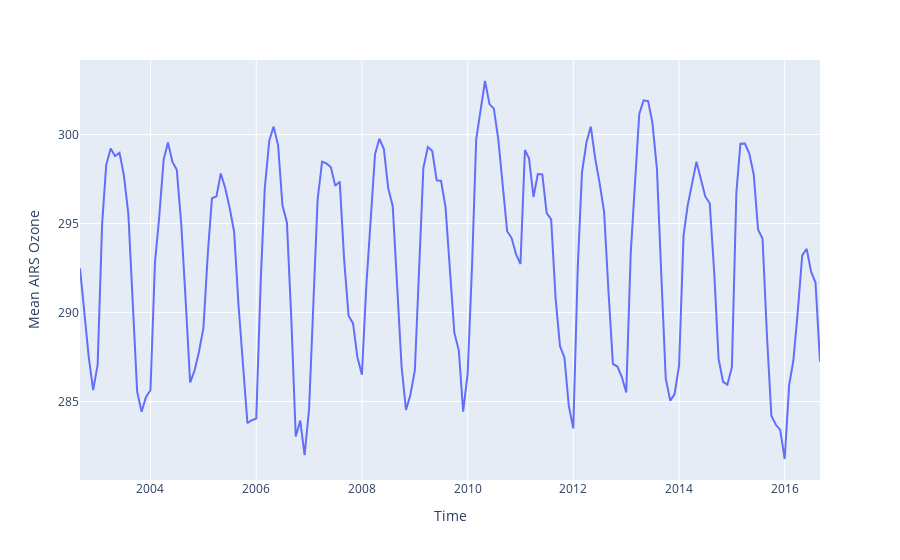

The notebook cell this image was saved under:
### Code cell
px.line(ozone_data, x="Time", y="Mean AIRS Ozone")

### Figure 1 — Plotly figure (JSON) as saved in the notebook; plotly's stock layout.template omitted (floating-point values rounded to 4 significant figures; data arrays with more than 128 entries replaced by an {"elided": "..."} marker saying what was removed)
{"data": [{"hovertemplate": "Time=%{x}<br>Mean AIRS Ozone=%{y}<extra></extra>", "legendgroup": "", "line": {"color": "#636efa", "dash": "solid"}, "marker": {"symbol": "circle"}, "mode": "lines", "name": "", "orientation": "v", "showlegend": false, "type": "scatter", "x": {"elided": "169 str values"}, "xaxis": "x", "y": {"elided": "169 float values"}, "yaxis": "y"}], "layout": {"legend": {"tracegroupgap": 0}, "margin": {"t": 60}, "xaxis": {"anchor": "y", "domain": [0, 1], "title": {"text": "Time"}}, "yaxis": {"anchor": "x", "domain": [0, 1], "title": {"text": "Mean AIRS Ozone"}}}}
